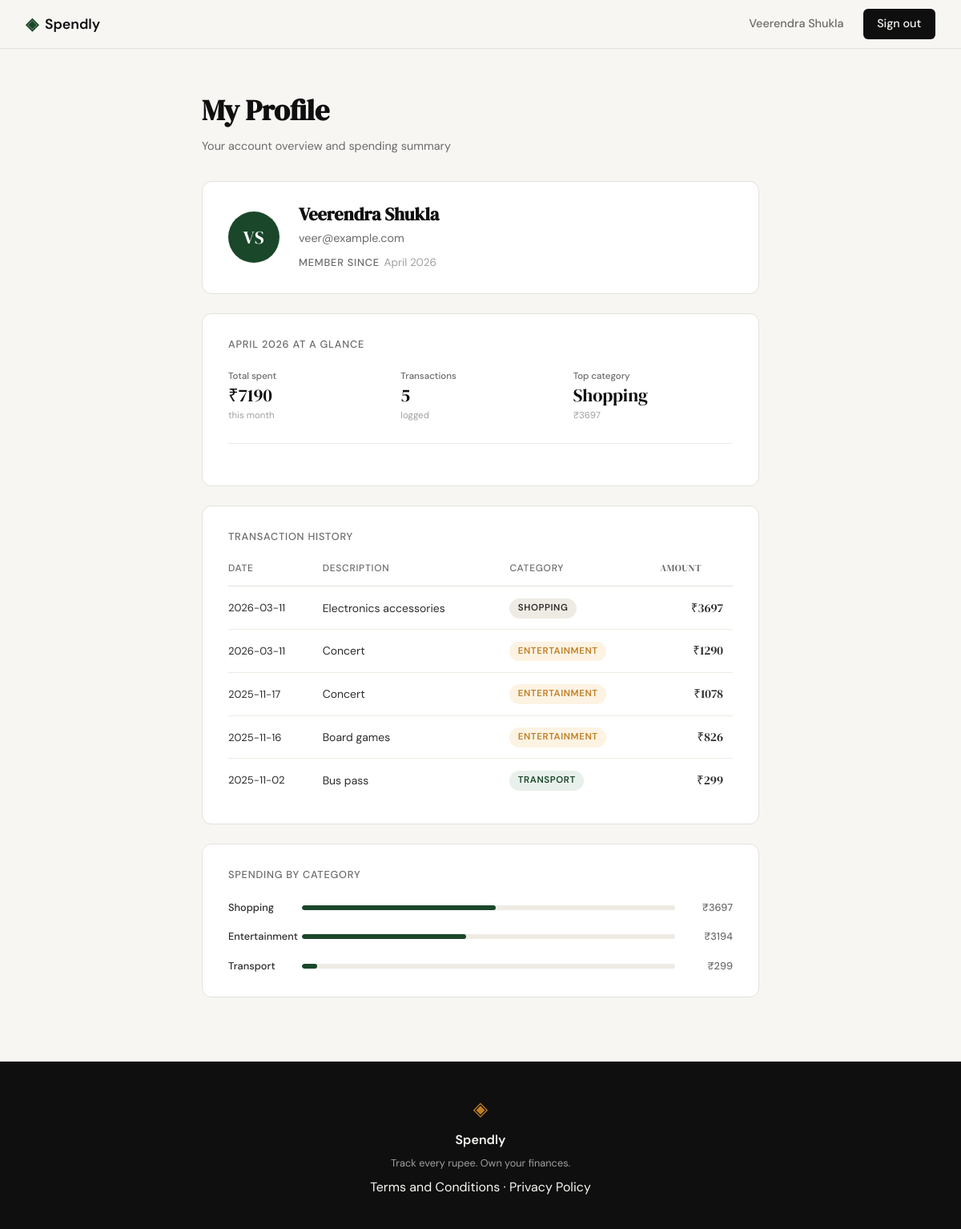
Page /profile (signed in) on the committed database.
### tables this page shows
CREATE TABLE users (
            id            INTEGER PRIMARY KEY AUTOINCREMENT,
            name          TEXT    NOT NULL,
            email         TEXT    UNIQUE NOT NULL,
            password_hash TEXT    NOT NULL,
            created_at    TEXT    DEFAULT (datetime('now'))
        );

CREATE TABLE expenses (
            id          INTEGER PRIMARY KEY AUTOINCREMENT,
            user_id     INTEGER NOT NULL REFERENCES users(id),
            amount      REAL    NOT NULL,
            category    TEXT    NOT NULL,
            date        TEXT    NOT NULL,
            description TEXT,
            created_at  TEXT    DEFAULT (datetime('now'))
        );

### app.py (the view)
@app.route("/profile", methods=["GET"])
def profile():
    if not session.get("user_id"):
        return redirect(url_for("login"))
    uid  = session["user_id"]
    user = get_user_by_id(uid)
    if user is None:
        session.clear()
        return redirect(url_for("login"))
    summary      = get_summary_stats(uid)
    transactions = get_recent_transactions(uid)
    categories   = get_category_breakdown(uid)
    return render_template("profile.html", user=user, summary=summary,
                           transactions=transactions, categories=categories)

### database/db.py (called while the page is built)
def get_db():
    conn = sqlite3.connect(DB_PATH)
    conn.row_factory = sqlite3.Row
    conn.execute("PRAGMA foreign_keys = ON")
    return conn

### database/queries.py (called while the page is built)
def get_user_by_id(user_id):
    conn = get_db()
    row = conn.execute(
        "SELECT name, email, created_at FROM users WHERE id = ?", (user_id,)
    ).fetchone()
    conn.close()
    if row is None:
        return None
    name = row["name"]
    initials = "".join(w[0].upper() for w in name.split()[:2])
    member_since = datetime.fromisoformat(row["created_at"]).strftime("%B %Y")
    return {
        "name": name,
        "email": row["email"],
        "member_since": member_since,
        "initials": initials,
    }

def get_summary_stats(user_id):
    conn = get_db()
    row = conn.execute(
        "SELECT COALESCE(SUM(amount), 0) AS total, COUNT(*) AS cnt "
        "FROM expenses WHERE user_id = ?",
        (user_id,),
    ).fetchone()
    top = conn.execute(
        "SELECT category, SUM(amount) AS cat_total FROM expenses "
        "WHERE user_id = ? GROUP BY category ORDER BY cat_total DESC LIMIT 1",
        (user_id,),
    ).fetchone()
    conn.close()
    return {
        "total_spent": row["total"],
        "transaction_count": row["cnt"],
        "top_category": top["category"] if top else "—",
        "top_amount": top["cat_total"] if top else 0,
    }

def get_recent_transactions(user_id, limit=10):
    conn = get_db()
    rows = conn.execute(
        "SELECT date, description, category, amount "
        "FROM expenses WHERE user_id = ? ORDER BY date DESC LIMIT ?",
        (user_id, limit),
    ).fetchall()
    conn.close()
    return [dict(r) for r in rows]

def get_category_breakdown(user_id):
    conn = get_db()
    rows = conn.execute(
        "SELECT category AS name, SUM(amount) AS total "
        "FROM expenses WHERE user_id = ? GROUP BY category ORDER BY total DESC",
        (user_id,),
    ).fetchall()
    conn.close()
    if not rows:
        return []
    grand = sum(r["total"] for r in rows)
    cats = [
        {"name": r["name"], "total": r["total"], "pct": round(r["total"] / grand * 100)}
        for r in rows
    ]
    diff = 100 - sum(c["pct"] for c in cats)
    cats[0]["pct"] += diff
    return cats

### templates/profile.html (shortened to what this page needs)
{% extends "base.html" %}
{% block content %}
<section class="profile-page">
    <div class="profile-heading">
        <h1 class="profile-title">My Profile</h1>
        <p class="profile-subtitle">Your account overview and spending summary</p>
    </div>
    <div class="profile-card profile-user-card">
        <div class="profile-avatar">{{ user.initials }}</div>
        <div class="profile-user-info">
            <h2 class="profile-user-name">{{ user.name }}</h2>
            <p class="profile-user-email">{{ user.email }}</p>
            <p class="profile-user-since">
                <span class="mock-label">Member since</span>{{ user.member_since }}
            </p>
        </div>
    </div>
    <div class="profile-card">
        <p class="mock-label profile-section-label">April 2026 at a glance</p>
        <div class="mock-stats">
            <div class="mock-stat">
                <span class="mock-stat-label">Total spent</span>
                <span class="mock-stat-value">₹{{ "%.0f"|format(summary.total_spent) }}</span>
                <span class="mock-stat-sub">this month</span>
            </div>
            <div class="mock-stat">
                <span class="mock-stat-label">Transactions</span>
                <span class="mock-stat-value mock-stat-plain">{{ summary.transaction_count }}</span>
                <span class="mock-stat-sub">logged</span>
            </div>
            <div class="mock-stat">
                <span class="mock-stat-label">Top category</span>
                <span class="mock-stat-value mock-stat-plain">{{ summary.top_category }}</span>
                <span class="mock-stat-sub mock-stat-up">₹{{ "%.0f"|format(summary.top_amount) }}</span>
            </div>
        </div>
    </div>
    <div class="profile-card">
        <p class="mock-label profile-section-label">Transaction history</p>
        <div class="profile-table-wrap">
            <table class="profile-table">
                <thead>
                    <tr>
                        <th>Date</th>
                        <th>Description</th>
                        <th>Category</th>
                        <th class="profile-table-amount">Amount</th>
                    </tr>
                </thead>
                <tbody>
                    {% for tx in transactions %}
                    <tr>
                        <td class="profile-table-date">{{ tx.date }}</td>
                        <td>{{ tx.description }}</td>
                        <td>
                            <span class="category-badge badge-{{ tx.category | lower }}">
                                {{ tx.category }}
                            </span>
                        </td>
                        <td class="profile-table-amount">₹{{ "%.0f"|format(tx.amount) }}</td>
                    </tr>
                    {% endfor %}
                </tbody>
            </table>
        </div>
    </div>
    <div class="profile-card">
        <p class="mock-label profile-section-label">Spending by category</p>
        <div class="mock-bars">
            {% for cat in categories %}
            <div class="mock-bar-row profile-bar-row">
                <span class="mock-cat">{{ cat.name }}</span>
                <div class="mock-bar-track">
                    <div class="mock-bar" style="width: {{ cat.pct }}%"></div>
                </div>
                <span class="mock-amt">₹{{ "%.0f"|format(cat.total) }}</span>
            </div>
            {% endfor %}
        </div>
    </div>
</section>
{% endblock %}

### templates/base.html (shortened to what this page needs)
<!DOCTYPE html>
<html lang="en">
<head>
    <link rel="stylesheet" href="{{ url_for('static', filename='css/style.css') }}">
</head>
<body>
    <nav class="navbar">
        <div class="nav-inner">
            <a href="{{ url_for('landing') }}" class="nav-brand">
                <span class="brand-icon">◈</span>
                <span class="brand-name">Spendly</span>
            </a>
            <div class="nav-links">
                {% if session.get("user_id") %}
                    <span class="nav-user">{{ session.get("user_name") }}</span>
                    <a href="{{ url_for('logout') }}" class="nav-cta">Sign out</a>
                {% else %}
                    <a href="{{ url_for('login') }}">Sign in</a>
                    <a href="{{ url_for('register') }}" class="nav-cta">Get started</a>
                {% endif %}
            </div>
        </div>
    </nav>
    <main class="main-content">
        {% block content %}{% endblock %}
    </main>
    <footer class="footer">
        <div class="footer-inner">
            <span class="brand-icon">◈</span>
            <span class="footer-name">Spendly</span>
            <p class="footer-copy">Track every rupee. Own your finances.</p>
            <p><a href="/terms">Terms and Conditions</a> · <a href="/privacy">Privacy Policy</a></p>
        </div>
    </footer>
</body>
</html>

### rows in the picture
users: get "Veerendra Shukla", name "Veerendra Shukla", email "veer@example.com"
expenses: top_category "Shopping", date "2026-03-11", description "Electronics accessories", category "SHOPPING", amount "3697"
expenses: date "2026-03-11", description "Concert", category "ENTERTAINMENT", amount "1290"
expenses: date "2025-11-17", description "Concert", category "ENTERTAINMENT", amount "1078"
expenses: date "2025-11-16", description "Board games", category "ENTERTAINMENT", amount "826"
expenses: date "2025-11-02", description "Bus pass", category "TRANSPORT", amount "299"

### other values in the picture
{{ user.initials }} "VS"
{{ user.member_since }} "April 2026"
{{ "%.0f"|format(summary.total_spent) }} "7190"
{{ summary.transaction_count }} "5"
{{ "%.0f"|format(summary.top_amount) }} "3697"
{{ cat.name }} "Shopping" "Entertainment" "Transport"
{{ "%.0f"|format(cat.total) }} "3697" "3194" "299"
